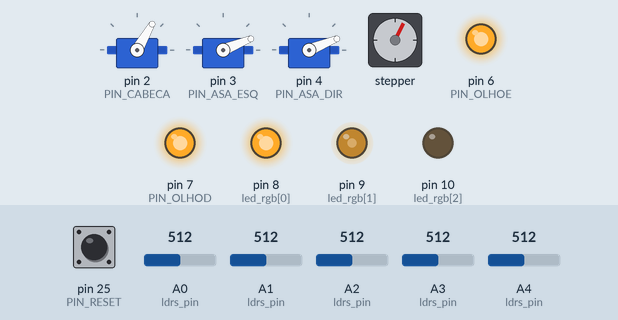
Simulated run of this sketch. Board: Arduino Mega 2560, built with avr-gcc and run on an emulated ATmega2560. Parts: 3 × servo, stepper motor, output pins drawn as LEDs (lit = HIGH). The inputs (shaded band) are chosen by the test bench; at power-on: A0 (ldrs_pin) = 512, pin 25 (PIN_RESET) HIGH, A1 (ldrs_pin) = 512, A3 (ldrs_pin) = 512, A2 (ldrs_pin) = 512, A4 (ldrs_pin) = 512. The audio player accepts every command and is not drawn; stepper angles assume 200 steps per turn; what the sketch prints to the serial monitor is not drawn.

Above: at 3.2 s.
3.3 s: A0 (ldrs_pin) set to 378
At 3.66 s:
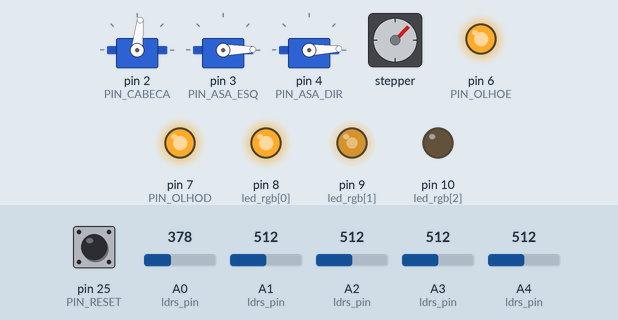
6.3 s: A0 (ldrs_pin) set to 355
At 6.7 s:
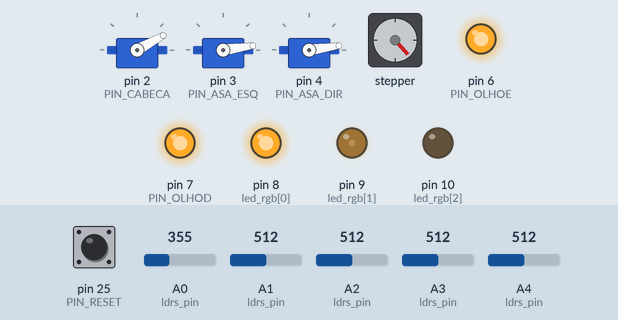
9.3 s: pin 25 (PIN_RESET) pulled LOW for 0.15 s
12.4 s: A1 (ldrs_pin) set to 370
15.4 s: A1 (ldrs_pin) set to 352
At 15.98 s:
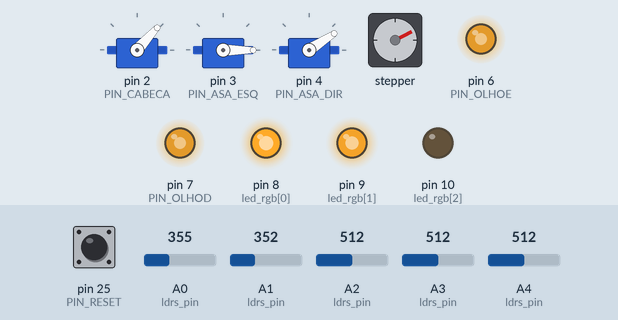
18.4 s: A3 (ldrs_pin) set to 374
21.4 s: A3 (ldrs_pin) set to 350
At 26.22 s:
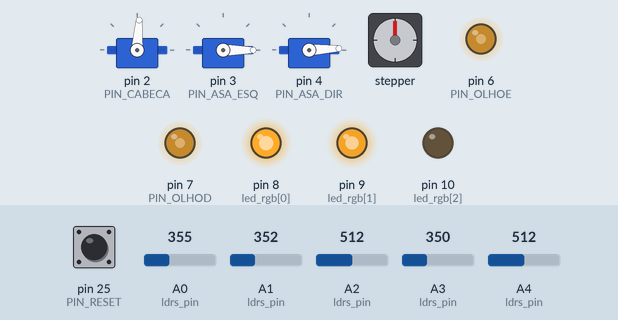
Timing chart, 0 to 28.2 s (numbered marks = the images above; inputs shaded):
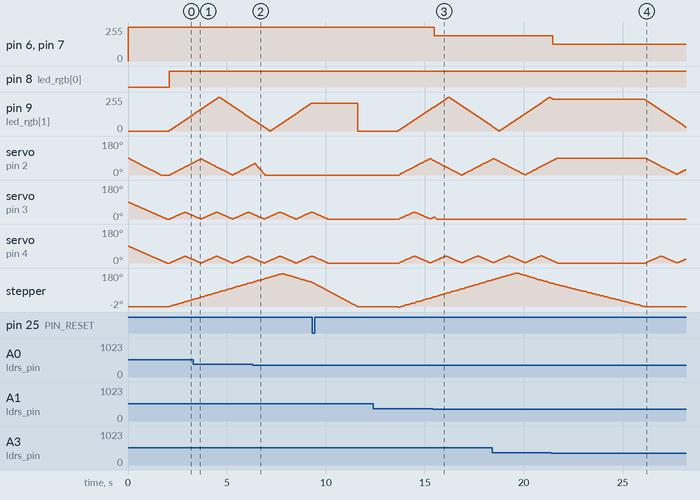

The sketch:

megadetran.ino
```cpp
#include <VarSpeedServo.h>
#include <AccelStepper.h>

#include <DFRobotDFPlayerMini.h>
#include <SoftwareSerial.h>

// indices para as partes do dragão
#define CABECA 0
#define ASA_ESQ 1
#define ASA_DIR 2
#define TRONCO 3
#define BASE 4

// variáveis constantes
#define QTDE_LDR 5
#define QTDE_SERVOS 3
#define MARGEM_LASER 150
#define LIMIAR_MIN 150
#define LIMIAR_MAX 800
#define VELOC_PADRAO 30
#define VELOC_TRAV 80
#define INTERV_PADRAO 200
#define INTERV_LDR 100

// variáveis com os pinos
#define PIN_CABECA 2
#define PIN_ASA_ESQ 3
#define PIN_ASA_DIR 4
#define PIN_TRONCO 5
#define PIN_RESET 25
#define PIN_OLHOD 7
#define PIN_OLHOE 6
#define PIN_STEP 22
#define PIN_DIR 23

// pino dos Df's
#define PIN_RX1 14
#define PIN_TX1 15  // df que toca a música tema
#define PIN_RX2 16
#define PIN_TX2 17  // df que toca os efeitos

// objeto do Df e do Serial
DFRobotDFPlayerMini player_tema;
SoftwareSerial serial_tema(PIN_TX1, PIN_RX1);

DFRobotDFPlayerMini player_efeitos;
SoftwareSerial serial_efeitos( PIN_TX2, PIN_RX2);

// variáveis auxiliares para música tema
bool musica_tema = false;
bool jogo_fim = false;

/* sons no cartão:
0001 - rugido
0002 - dor
0003 - doom
0004 - asa */

// ordem: cabeça, asa_esq, asa_dir, tronco
const int ldrs_pin[] = {A0, A1, A2, A3, A4};
unsigned long tempo_anterior_ldr = 0;

// variáveis para o brilho dos olhos
int val_leds = 255;
int count = QTDE_LDR;

// ordem: vermelho, verde, azul (boca)
const int led_rgb[] = {8, 9, 10};
int valores_rgb[] = {255, 0, 0};

// variáveis de fases e transições dos leds rgb
int fase_rgb = 0;
int passo_rgb = 0;
unsigned long tempo_ant_rgb = 0;

AccelStepper stepper(AccelStepper::DRIVER, PIN_STEP, PIN_DIR);

/*===== struct para os servos =====*/
struct ServoConfig{
    VarSpeedServo servo;
    int pin;
    int ang_min;
    int ang_max;
    int ang_inicial;
    int ang_atual;
    int velocidade;

    unsigned long tempo_anterior;
    unsigned long intervalo;
    bool travado;
};

ServoConfig servos[QTDE_SERVOS]; // três servos: cabeça, asa esquerda e asa direita

/*===== struct para os LDRs =====*/
struct LdrConfig{
    int pin;
    int valor;
    bool detectou;

    int limiar;

    unsigned long tempo_anterior;
};

LdrConfig ldrs[QTDE_LDR];

struct StepperConfig{
    int pos_atual;
    int pos_min;
    int pos_max;
    int pos_inicial;

    int velocidade;
    int aceleracao;

    unsigned long tempo_anterior;
    unsigned long intervalo;

    bool travado;
    bool min_to_max; // direção do movimento

    int incremento;
};

StepperConfig troncoMotor; // motor de passo do tronco

 // função criada para configurar os servos e inicializar
void setupServo(ServoConfig &servoConfig, int pin, int ang_min, int ang_max,
                int ang_inicial, int velocidade = VELOC_PADRAO, int intervalo = INTERV_PADRAO){

    servoConfig.pin = pin;
    servoConfig.ang_min = ang_min;
    servoConfig.ang_max = ang_max;
    servoConfig.ang_inicial = ang_inicial;
    servoConfig.ang_atual = ang_inicial;
    servoConfig.velocidade = velocidade;

    servoConfig.tempo_anterior = 0;
    servoConfig.intervalo = intervalo;

    servoConfig.travado = false;

    servoConfig.servo.attach(pin);
}

// função criada para configurar e inicializar os LDRs
void setupLdr(LdrConfig &ldr, int pin){
    ldr.pin = pin;
    ldr.valor = 0;
    ldr.detectou = false;

    pinMode(pin, INPUT);
}

// função para configurar o motor de passo
void setupStepper(){    // caso haja mais de um: tornar ela genérica
    troncoMotor.pos_min = -100;
    troncoMotor.pos_max = 100; // 200 passos -> 1 volta
    troncoMotor.pos_inicial = 0;
    troncoMotor.pos_atual = 0;
    troncoMotor.velocidade = 400;
    troncoMotor.aceleracao = 200;
    troncoMotor.intervalo = 50;
    troncoMotor.tempo_anterior = 0;
    troncoMotor.travado = false;
    troncoMotor.min_to_max = true;
    troncoMotor.incremento = 2;

    stepper.setMaxSpeed(troncoMotor.velocidade);
    stepper.setAcceleration(troncoMotor.aceleracao);
    stepper.setCurrentPosition(0);
    stepper.moveTo(troncoMotor.pos_max);
}

// configura a posição inicial dos servos e do motor de passo
void posInicial(){
    servos[CABECA].servo.write(servos[CABECA].ang_inicial, servos[CABECA].velocidade, false);
    servos[ASA_ESQ].servo.write(servos[ASA_ESQ].ang_inicial, servos[ASA_ESQ].velocidade, false);
    servos[ASA_DIR].servo.write(servos[ASA_DIR].ang_inicial, servos[ASA_DIR].velocidade, false);

    stepper.moveTo(troncoMotor.pos_inicial);
    while(stepper.distanceToGo() != 0) {
        stepper.runSpeedToPosition();
    }
}

void initDFPlayer(DFRobotDFPlayerMini &player, SoftwareSerial &serial, uint8_t volume, const char* nome){
    for(int i = 0; i < 3; i++){
        serial.begin(9600);
        player.volume(5);
        player.begin(serial);

        if(player.begin(serial)){
            Serial.print(nome);
            Serial.println(" inicializado com sucesso!");
            return;
        }

        Serial.print(nome);
        Serial.print(" falhou na tentativa ");
        Serial.println(i + 1);
    }

    Serial.print(nome);
    Serial.println(" - falhou em todas as tentativas...");
}

void setup(){

    // configura os LDRs
    for(int i = 0; i <  QTDE_LDR; i++){
        setupLdr(ldrs[i], ldrs_pin[i]);
    }

    // configura os leds RGBs
    for(int i = 0; i < 3; i++){
        pinMode(led_rgb[i], OUTPUT);
    }

    // configura os servos
    setupServo(servos[CABECA], PIN_CABECA, 0, 90, 0, 35, 1600);
    setupServo(servos[ASA_ESQ], PIN_ASA_ESQ, 0, 45, 0, 30, 800);
    setupServo(servos[ASA_DIR], PIN_ASA_DIR, 0, 45, 0, 30, 800);

    // configura o motor de passo
    setupStepper();

    // move para posição inicial
    posInicial();

    calibrarLDR();

    // configura o botão de reset e o
    pinMode(PIN_RESET, INPUT_PULLUP);
    pinMode(PIN_OLHOE, OUTPUT);
    pinMode(PIN_OLHOD, OUTPUT);

    acendeLeds(count);

    Serial.begin(9600);

    // configurações dos Df's
    serial_tema.begin(9600);
    serial_efeitos.begin(9600);

    initDFPlayer(player_tema, serial_tema, 5, "DfPlayer Tema");
    initDFPlayer(player_efeitos, serial_efeitos, 5, "DfPlayer Efeitos");

}

void loop(){

    if(digitalRead(PIN_RESET) == 0) reset();

    if(!musica_tema && !jogo_fim){
        player_tema.play(3);
        player_tema.enableLoop();
        musica_tema = true;
    }

    lerLdr();
    //imprimeLdr(); //para debug
    verificaLdr();

    for(int i = 0; i < QTDE_LDR; i ++){
        if(ldrs[i].detectou){
            if(i == TRONCO){
                if(!troncoMotor.travado){
                    count--;
                    acendeLeds(count);
                    tocarEfeito(i);
                }

                travarMotorPasso();

            } else{
                if(!servos[i].travado){
                    count--;
                    acendeLeds(count);
                    tocarEfeito(i);
                }

                travarServo(i);
            }

            ldrs[i].detectou = false;    // modifica somente para não ficar executando travarServo todo loop

            if(count == 0 && !jogo_fim) finalizarLoopTema();
        }
    }

    if(!servos[CABECA].travado) moverServo(servos[CABECA]);
    if(!servos[ASA_ESQ].travado) moverServo(servos[ASA_ESQ]);
    if(!servos[ASA_DIR].travado) moverServo(servos[ASA_DIR]);
    if(!troncoMotor.travado) moverMotorPasso();

    animaRgb();

}

void tocarEfeito(int index){
    switch(index){
        case CABECA:
            player_efeitos.play(1); // rugido
            break;

        case ASA_ESQ:
        case ASA_DIR:
            player_efeitos.play(4); // asa
            break;

        case TRONCO:
        case BASE:
            player_efeitos.play(2); // dor
            break;
    }
}

// calibra o valor do limiar do LDR
void calibrarLDR(){
    const int amostras = 4;

    for(int i = 0; i < QTDE_LDR; i++){
        unsigned long soma = 0;
        for(int j = 0; j < amostras; j++){
            soma += analogRead(ldrs[i].pin);
        }

        ldrs[i].limiar = (soma / amostras) - MARGEM_LASER;

        if(ldrs[i].limiar < LIMIAR_MIN) ldrs[i].limiar = LIMIAR_MIN;    // considera um limiar mínimo e máximo
        else if(ldrs[i].limiar > LIMIAR_MAX) ldrs[i].limiar = LIMIAR_MAX;
    }

}

// le os valores dos LDRs
void lerLdr(){

    if(millis() - tempo_anterior_ldr < INTERV_LDR) return;
    tempo_anterior_ldr = millis();

    for(int i = 0; i < QTDE_LDR; i++){
        ldrs[i].valor = analogRead(ldrs[i].pin);
    }
}

void verificaLdr(){ // verifica se o LDR detectou

    for(int i = 0; i < QTDE_LDR; i++){
        if(ldrs[i].valor <= ldrs[i].limiar)
            ldrs[i].detectou = true;
    }
}

// função que imprime os valores dos LDRs
void imprimeLdr(){
    for(int i = 0; i < QTDE_LDR; i++){
        Serial.print("LDR");
        Serial.print(i);
        Serial.print(":");
        Serial.print(ldrs[i].valor);
        Serial.print("\t\tlimiar: ");
        Serial.println(ldrs[i].limiar);
    }

    Serial.println();
}

// movimenta os servos de forma assincrona
void moverServo(ServoConfig &servo){

    if(millis() - servo.tempo_anterior < servo.intervalo) return;

    servo.tempo_anterior = millis();

    int incremento = 5;

    if(servo.ang_atual >= servo.ang_max){
        servo.servo.write(servo.ang_min, servo.velocidade, false);
        servo.ang_atual = servo.ang_min;

    } else if(servo.ang_atual <= servo.ang_min){
        servo.servo.write(servo.ang_max, servo.velocidade, false);
        servo.ang_atual = servo.ang_max;

    } else{
        int prox_ang;

        if(servo.ang_atual - servo.ang_min < servo.ang_max - servo.ang_atual){
            prox_ang = servo.ang_atual + incremento;

        } else{
            prox_ang = servo.ang_atual - incremento;
        }

        servo.servo.write(prox_ang, servo.velocidade, false);
        servo.ang_atual = prox_ang;

    }
}

// trava um determinado servo motor
void travarServo(int index){

    if(index >= 0 && index < QTDE_SERVOS && !servos[index].travado){
        servos[index].travado = true;

        switch(index){
            case CABECA:
                servos[CABECA].servo.write(servos[CABECA].ang_inicial, VELOC_TRAV, false);
                servos[CABECA].ang_atual = servos[CABECA].ang_inicial;
                break;

            case ASA_ESQ:
                servos[ASA_ESQ].servo.write(servos[ASA_ESQ].ang_inicial, VELOC_TRAV, false);
                servos[ASA_ESQ].ang_atual = servos[ASA_ESQ].ang_inicial;
                break;

            case ASA_DIR:
                servos[ASA_DIR].servo.write(servos[ASA_DIR].ang_inicial, VELOC_TRAV, false);
                servos[ASA_DIR].ang_atual = servos[ASA_DIR].ang_inicial;
                break;
        }
    }
}

// função para mover o motor de passo
void moverMotorPasso(){ // pode ser tornada genérica
    if(millis() - troncoMotor.tempo_anterior < troncoMotor.intervalo) return;

    troncoMotor.tempo_anterior = millis();

    if(troncoMotor.min_to_max){
        if(troncoMotor.pos_atual + troncoMotor.incremento >= troncoMotor.pos_max){
            stepper.moveTo(troncoMotor.pos_min);
            troncoMotor.min_to_max = false;
        } else{
            stepper.move(troncoMotor.incremento);
        }
    } else{
        if(troncoMotor.pos_atual - troncoMotor.incremento <= troncoMotor.pos_min){
            stepper.moveTo(troncoMotor.pos_max);
            troncoMotor.min_to_max = true;
        } else{
            stepper.move(-troncoMotor.incremento);
        }

    }

    stepper.run();
    troncoMotor.pos_atual = stepper.currentPosition();
}

// trava o motor de passo
void travarMotorPasso(){ // pode ser tornada genérica
    if(!troncoMotor.travado){
        troncoMotor.travado = true;

        stepper.moveTo(troncoMotor.pos_inicial);

        while(stepper.distanceToGo() != 0){
            stepper.runSpeedToPosition();
        }

        troncoMotor.pos_atual = troncoMotor.pos_atual;
    }
}

// acende o led dos olhos usando pwm
void acendeLeds(int count){
    val_leds = map(count, 0, 4, 0, 255);

    analogWrite(PIN_OLHOE, val_leds);
    analogWrite(PIN_OLHOD, val_leds);
}

// função para acender o led RGB
void acendeRgb(int verm, int verd, int azul){
    analogWrite(led_rgb[0], verm);
    analogWrite(led_rgb[1], verd);
    analogWrite(led_rgb[2], azul);

}

// faz o led RGB variar de vermelho -> laranja -> amarelo -> ...
void animaRgb(){

    if(count == 0){
        acendeRgb(0, 0, 0);
        return;
    }

    if(millis() - tempo_ant_rgb < 50) return;
    tempo_ant_rgb = millis();

    int verm = 255, verd = 0, azul = 0;

    switch(fase_rgb){

        case 0:
            passo_rgb += 5;

            if(passo_rgb >= 50){
                passo_rgb = 50;
                fase_rgb = 1;
            }

            verm = 255;
            verd = passo_rgb;
            break;

        case 1:

            passo_rgb += 5;

            if(passo_rgb >= 255){
                passo_rgb = 255;
                fase_rgb = 2;
            }

            verm = 255;
            verd = passo_rgb;
            break;

        case 2:
            passo_rgb -= 5;

            if(passo_rgb <= 50){
                passo_rgb = 50;
                fase_rgb = 3;
            }

            verm = 255;
            verd = passo_rgb;
            break;

        case 3:
            passo_rgb -= 5;

            if(passo_rgb  <= 0){
                passo_rgb = 0;
                fase_rgb = 0;
            }

            verm = 255;
            verd = passo_rgb;
            break;

    }

    acendeRgb(verm, verd, azul);

}

void finalizarLoopTema(){
    jogo_fim = true;

    player_tema.stop();
    musica_tema = false;
}

// função que reseta as variáveis
void reset(){
    for(int i = 0; i < QTDE_SERVOS; i++){
        servos[i].travado = false;
    }

    troncoMotor.travado = false;
    troncoMotor.min_to_max = true;

    posInicial();
    calibrarLDR();

    count = 4;
    acendeLeds(count);

    fase_rgb = 0;
    passo_rgb = 0;
    acendeRgb(255, 0, 0);

    player_tema.stop();
    musica_tema = false;
    jogo_fim = false;

    delay(2000);    // delay para simulação
}
```

Measured:
- the behaviour switches between 363 and 362 on A0 (ldrs_pin) (found by bisection; images 1 and 2)
- the behaviour switches between 363 and 362 on A1 (ldrs_pin) (found by bisection; images 2 and 3)
- the behaviour switches between 363 and 362 on A3 (ldrs_pin) (found by bisection; images 3 and 4)
- after the input at 15.4 s, pin 6 (PIN_OLHOE), pin 7 (PIN_OLHOD): 255/255 → 191/255 after 0.06 s
- after the input at 21.4 s, pin 6 (PIN_OLHOE), pin 7 (PIN_OLHOD): 191/255 → 127/255 after 0.07 s
